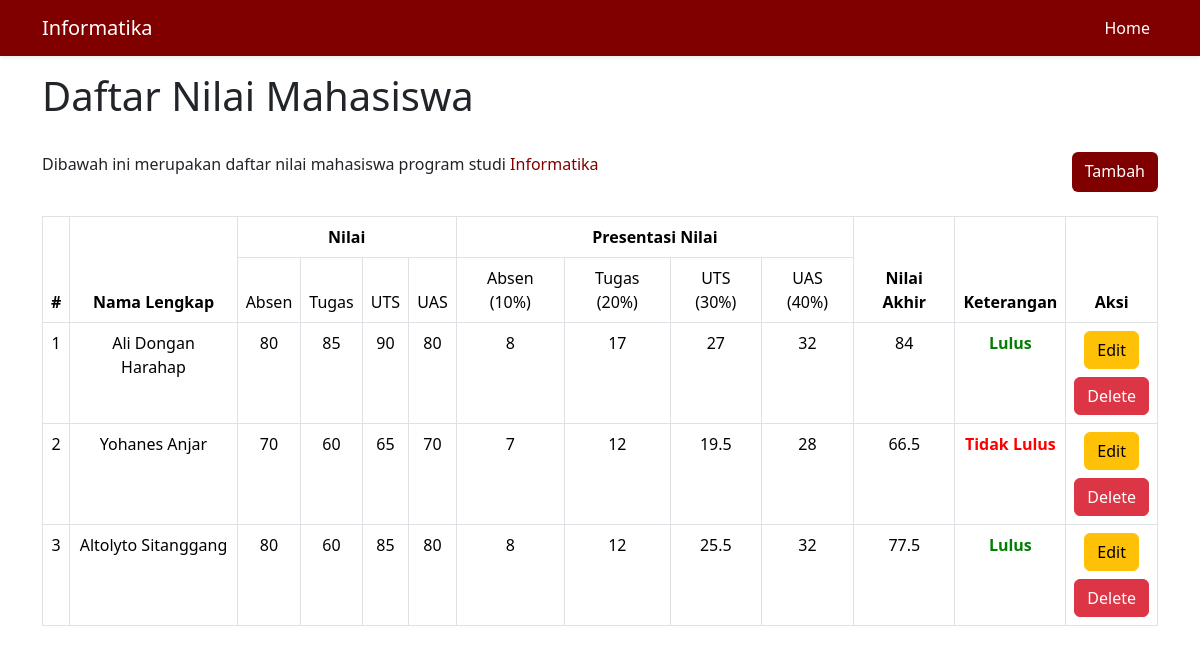
The page / on the database its author committed.
### tables this page shows
CREATE TABLE `mahasiswa` (
  `id` int(11) NOT NULL,
  `nama` varchar(255) NOT NULL,
  `absen` double NOT NULL,
  `tugas` double NOT NULL,
  `uts` double NOT NULL,
  `uas` double NOT NULL
);

### index.php (the view, shortened to what this page needs)
<?php
include_once("koneksi.php");
$result = mysqli_query($mysqli, 'SELECT * FROM mahasiswa');
?>
<!DOCTYPE html>
<html lang="en">
<head>
    <link href="https://cdn.jsdelivr.net/npm/bootstrap@5.3.1/dist/css/bootstrap.min.css" rel="stylesheet">
</head>
<body>
<nav class="navbar navbar-expand-lg navbar-light shadow-sm" style="background-color: #800000; color: white">
    <div class="container">
        <a class="navbar-brand" href="#" style="color: #ffffff;">Informatika</a>
      <div class="collapse navbar-collapse" id="navbarNav">
        <ul class="navbar-nav ms-auto">
          <li class="nav-item">
            <a class="nav-link" style="color: #ffffff;" href="index.php">Home</a>
          </li>
        </ul>
      </div>
    </div>
  </nav>
  <div class="container mt-3">
    <div class="header">
        <h1>Daftar Nilai Mahasiswa</h1>
        <br>
        <div class="d-flex justify-content-between">
        <p>Dibawah ini merupakan daftar nilai mahasiswa program studi <span style="color: #800000">Informatika</span></p>
            <a href="tambah.php" class="btn" style="background-color: #800000; color: white">Tambah</a>
        </div>
    <br>
    <div class="table-responsive">
        <table class="table table-bordered" align="center" style="text-align: center">
            <thead>
                <tr>
                    <th rowspan="2">#</th>
                    <th rowspan="2">Nama Lengkap</th>
                    <th colspan="4">Nilai</th>
                    <th colspan="4">Presentasi Nilai</th>
                    <th rowspan="2">Nilai Akhir</th>
                    <th rowspan="2">Keterangan</th>
                    <th rowspan="2">Aksi</th>
                </tr>
                <tr>
                    <td>Absen</td>
                    <td>Tugas</td>
                    <td>UTS</td>
                    <td>UAS</td>
                    <td>Absen (10%)</td>
                    <td>Tugas (20%)</td>
                    <td>UTS (30%)</td>
                    <td>UAS (40%)</td>
                </tr>
            </thead>
            <tbody>
            <?php
            $i=1;
            while($mahasiswas = mysqli_fetch_array($result)) {
            ?>
                <tr>
                    <td><?php echo $i++; ?></td>
                    <td><?php echo $mahasiswas['nama']; ?></td>
                    <td><?php echo $mahasiswas['absen']; ?></td>
                    <td><?php echo $mahasiswas['tugas']; ?></td>
                    <td><?php echo $mahasiswas['uts']; ?></td>
                    <td><?php echo $mahasiswas['uas']; ?></td>
                    <?php
                        $nilaiA = $mahasiswas['absen']*10/100;
                        $nilaiB = $mahasiswas['tugas']*20/100;
                        $nilaiC = $mahasiswas['uts']*30/100;
                        $nilaiD = $mahasiswas['uas']*40/100;
                        $nilaiE = $nilaiA+$nilaiB+$nilaiC+$nilaiD
                        ?>
                        <td><?php echo $nilaiA;?></td>
                        <td><?php echo $nilaiB;?></td>
                        <td><?php echo $nilaiC;?></td>
                        <td><?php echo $nilaiD;?></td>
                        <td><?php echo $nilaiE;?></td>
                        <td>
                            <?php
                            if ($nilaiE >= 70 && $nilaiE <=100) {
                                ?>
                                <b style="color: green">Lulus</b>
                            <?php
                            }elseif ($nilaiE >= 0 && $nilaiE <=70) {
                                ?>
                                <b style="color: red">Tidak Lulus</b>
                            <?php
                            }
                            ?>
                        </td>
                        <td>
                            <a href="edit.php?id=<?php echo $mahasiswas['id']; ?>" class="btn btn-warning">Edit</a>
                            <br>
                            <a href="hapus.php?id=<?php echo $mahasiswas['id']; ?>" class="btn btn-danger mt-2" onclick="return confirm('Yakin mau hapus data?')">Delete</a>
                        </td>
                    </tr>
            </tbody>
            <?php
            }
            ?>
        </table>
    </div>
</div>
</body>
</html>

### rows shown on the page
mahasiswa: nama "Ali Dongan Harahap", absen "80", tugas "85", uts "90", uas "80", absen "8", tugas "17", uts "27", uas "32", nilaiE "84", shows "Lulus"
mahasiswa: nama "Yohanes Anjar", absen "70", tugas "60", uts "65", uas "70", absen "7", tugas "12", uts "19.5", uas "28", nilaiE "66.5", shows "Tidak Lulus"
mahasiswa: nama "Altolyto Sitanggang", absen "80", tugas "60", uts "85", uas "80", absen "8", tugas "12", uts "25.5", uas "32", nilaiE "77.5", shows "Lulus"
